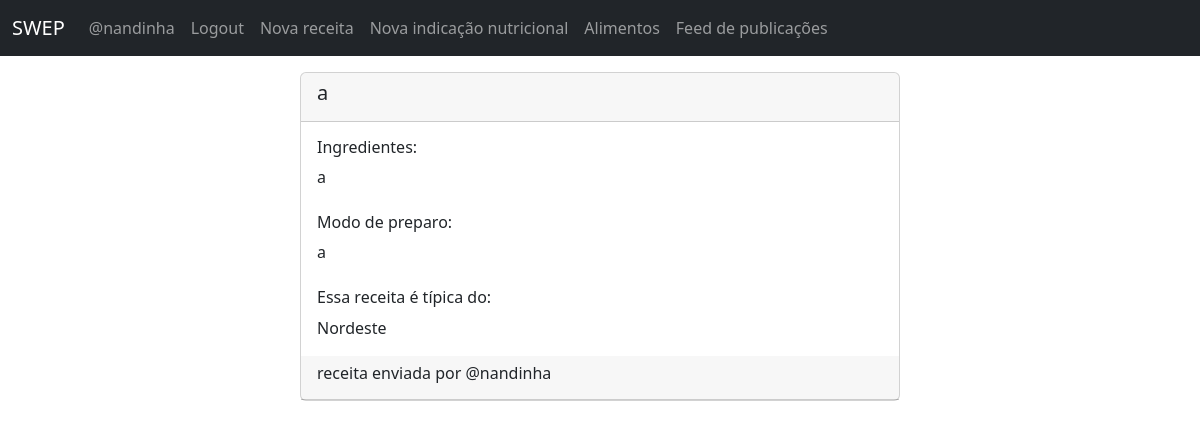
Screenshot of /feed/recipe/1/ (signed in) with the database file from the repository.
### swepApp/models.py (models this page shows, shortened)
class UserSwep(AbstractUser):
    pass

class Recipe(models.Model):
    titulo = models.CharField(max_length=50)
    ingredientes = models.CharField(max_length=500)
    modoPreparo = models.TextField()
    author = models.ForeignKey(UserSwep, on_delete=models.CASCADE)
    Norte = 'Norte'
    Nordeste = 'Nordeste'
    CentroOeste = 'Centro-Oeste'
    Sul = 'Sul'
    Sudeste = 'Sudeste'
    regiaoEnum = [
        (Norte, 'Norte'),
        (Nordeste, 'Nordeste'),
        (CentroOeste, 'Centro-Oeste'),
        (Sul, 'Sul'),
        (Sudeste, 'Sudeste'),
    ]
    regiao = models.CharField(
        max_length=15,
        choices= regiaoEnum,
        null=True)

### swepApp/views.py (the view)
# urls.py: path('feed/recipe/<int:pk>/', ShowRecipeView, name='Receita'),
def ShowRecipeView(request, pk):
    recipe = Recipe.objects.get(id=pk)
    context = { 'recipe':recipe }
    return render(request, 'showRecipe.html', context)

### swepApp/templates/showRecipe.html (shortened to what this page needs)
<!doctype html>
<html lang="pt-br">
  <head>
    <link href="https://cdn.jsdelivr.net/npm/bootstrap@5.2.1/dist/css/bootstrap.min.css"
          rel="stylesheet"
>
  </head>
  <body>
    {% include "navbar.html" %}
    <div class="d-flex justify-content-center mt-3">
      <div class="card w-50">
        <div class="card-header">
          <h5>{{ recipe.titulo }}</h5>
        </div>
        <div class="card-body">
          <h6>Ingredientes:</h6>
          {{ recipe.ingredientes }}
          <br/><br/>
          <h6>Modo de preparo:</h6>
          {{ recipe.modoPreparo }}
          <br/><br/>
          {% if recipe.regiao %}
            <h6>Essa receita é típica do:</h6> {{ recipe.regiao }}
            <br/>
          {% endif %}
        </div>
        <div class="card-header">
          <h6>receita enviada por @{{ recipe.author }}</h6>
        </div>
      </div>
    </div>
  </body>

### swepApp/templates/navbar.html (shortened to what this page needs)
<nav class="navbar navbar-expand-lg navbar-dark bg-dark">
  <div class="container-fluid">
    <a class="navbar-brand ml-3" href="/">SWEP</a>
    <div class="collapse navbar-collapse" id="navbarSupportedContent">
      <ul class="navbar-nav mr-auto">
        {% if request.user.is_authenticated %}
        <li class="nav-item">
          <a class="nav-link" href="#">@{{ user.get_username }}</a>
          <li class="nav-item">
            <a class="nav-link" href="/logout/">Logout</a>
          </li>
          <li class="nav-item">
            <a class="nav-link" href="/newRecipe/">Nova receita</a>
          </li>
          <li class="nav-item">
            <a class="nav-link" href="/indicacoesNutricionais/">Nova indicação nutricional</a>
        {% endif %}
      </li>
      <li class="nav-item">
        <a class="nav-link" href="/alimentos/">Alimentos</a>
      </li>
    </li>
    <li class="nav-item">
      <a class="nav-link" href="/feed/">Feed de publicações</a>
    </li>
      </div>
    </div>
  </nav>

### rows the page displays
UserSwep: get_username "nandinha"
Recipe: titulo "a", ingredientes "a", modoPreparo "a", regiao "Nordeste", author "nandinha"
